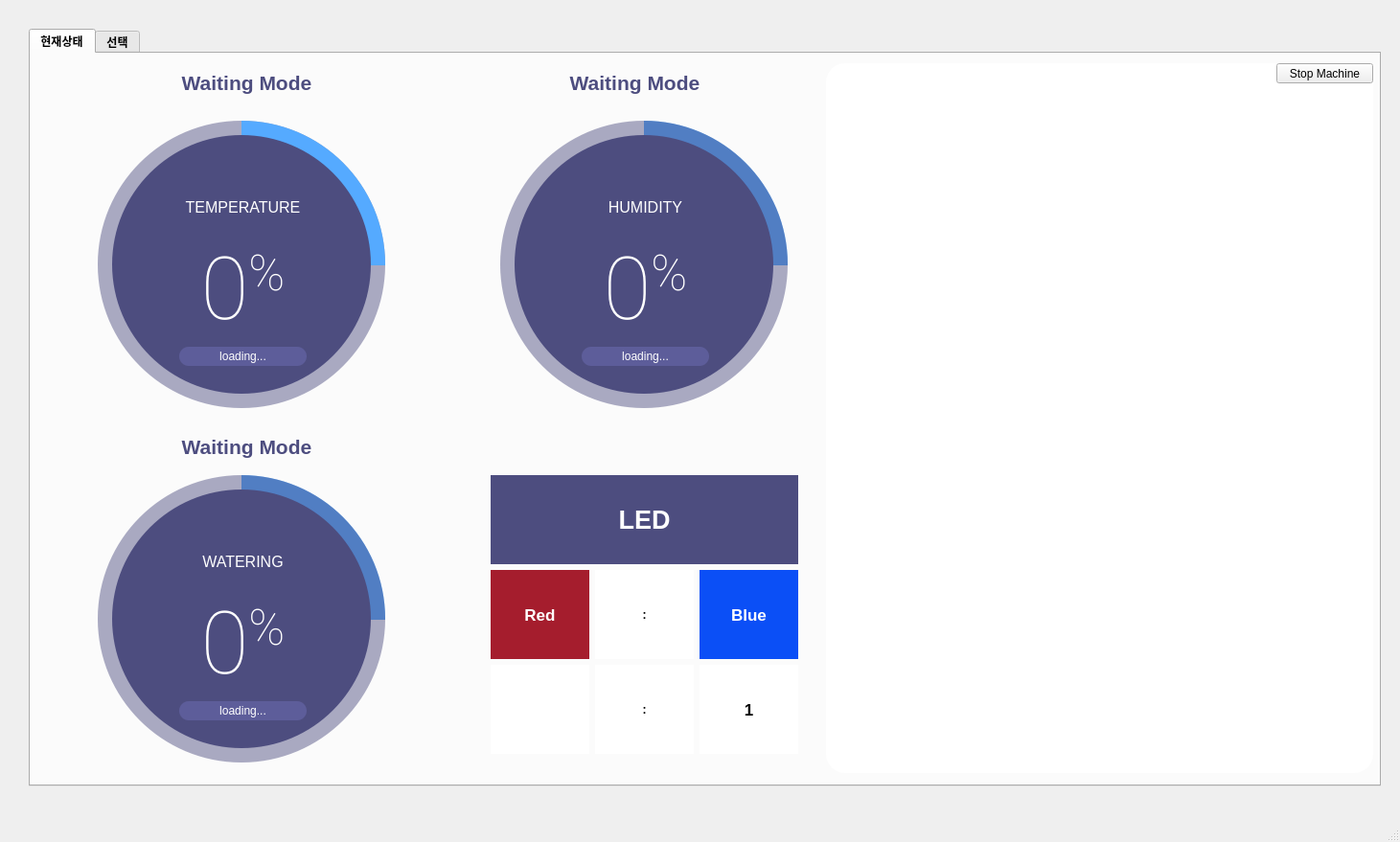
<?xml version="1.0" encoding="UTF-8"?>
<ui version="4.0">
 <class>MainWindow</class>
 <widget class="QMainWindow" name="MainWindow">
  <property name="geometry">
   <rect>
    <x>0</x>
    <y>0</y>
    <width>1461</width>
    <height>879</height>
   </rect>
  </property>
  <property name="windowTitle">
   <string>MainWindow</string>
  </property>
  <widget class="QWidget" name="centralwidget">
   <widget class="QTabWidget" name="tabWidget">
    <property name="geometry">
     <rect>
      <x>30</x>
      <y>30</y>
      <width>1411</width>
      <height>791</height>
     </rect>
    </property>
    <property name="font">
     <font>
      <weight>75</weight>
      <bold>true</bold>
     </font>
    </property>
    <property name="styleSheet">
     <string notr="true"/>
    </property>
    <property name="currentIndex">
     <number>0</number>
    </property>
    <widget class="QWidget" name="tab">
     <property name="styleSheet">
      <string notr="true"/>
     </property>
     <attribute name="title">
      <string>현재상태</string>
     </attribute>
     <widget class="QLabel" name="LB_camera">
      <property name="geometry">
       <rect>
        <x>830</x>
        <y>10</y>
        <width>571</width>
        <height>741</height>
       </rect>
      </property>
      <property name="styleSheet">
       <string notr="true">background-color:white;
border-radius: 20px;</string>
      </property>
      <property name="frameShape">
       <enum>QFrame::StyledPanel</enum>
      </property>
      <property name="text">
       <string/>
      </property>
     </widget>
     <widget class="QPushButton" name="endBtn">
      <property name="geometry">
       <rect>
        <x>1300</x>
        <y>10</y>
        <width>101</width>
        <height>21</height>
       </rect>
      </property>
      <property name="styleSheet">
       <string notr="true">background-color:light gray;
</string>
      </property>
      <property name="text">
       <string>Stop Machine</string>
      </property>
     </widget>
     <widget class="QFrame" name="circularProgressBarBase">
      <property name="geometry">
       <rect>
        <x>60</x>
        <y>60</y>
        <width>320</width>
        <height>320</height>
       </rect>
      </property>
      <property name="frameShape">
       <enum>QFrame::NoFrame</enum>
      </property>
      <property name="frameShadow">
       <enum>QFrame::Raised</enum>
      </property>
      <widget class="QFrame" name="circularProgress">
       <property name="geometry">
        <rect>
         <x>10</x>
         <y>10</y>
         <width>300</width>
         <height>300</height>
        </rect>
       </property>
       <property name="styleSheet">
        <string notr="true">QFrame{
	border-radius: 150px;
	background-color: qconicalgradient(cx:0.5, cy:0.5, angle:90, stop:0.749 rgba(255, 0, 127, 0), stop:0.750 rgba(85, 170, 255, 255));
}</string>
       </property>
       <property name="frameShape">
        <enum>QFrame::NoFrame</enum>
       </property>
       <property name="frameShadow">
        <enum>QFrame::Raised</enum>
       </property>
      </widget>
      <widget class="QFrame" name="circularBg">
       <property name="geometry">
        <rect>
         <x>10</x>
         <y>10</y>
         <width>300</width>
         <height>300</height>
        </rect>
       </property>
       <property name="styleSheet">
        <string notr="true">QFrame{
	border-radius: 150px;
	background-color: rgba(77, 77, 127, 120);
}</string>
       </property>
       <property name="frameShape">
        <enum>QFrame::NoFrame</enum>
       </property>
       <property name="frameShadow">
        <enum>QFrame::Raised</enum>
       </property>
      </widget>
      <widget class="QFrame" name="container">
       <property name="geometry">
        <rect>
         <x>25</x>
         <y>25</y>
         <width>270</width>
         <height>270</height>
        </rect>
       </property>
       <property name="styleSheet">
        <string notr="true">QFrame{
	border-radius: 135px;
	background-color: rgb(77, 77, 127);
}</string>
       </property>
       <property name="frameShape">
        <enum>QFrame::NoFrame</enum>
       </property>
       <property name="frameShadow">
        <enum>QFrame::Raised</enum>
       </property>
       <widget class="QWidget" name="layoutWidget">
        <property name="geometry">
         <rect>
          <x>30</x>
          <y>50</y>
          <width>213</width>
          <height>191</height>
         </rect>
        </property>
        <layout class="QGridLayout" name="gridLayout">
         <item row="2" column="0">
          <widget class="QLabel" name="tempGoal">
           <property name="minimumSize">
            <size>
             <width>0</width>
             <height>20</height>
            </size>
           </property>
           <property name="maximumSize">
            <size>
             <width>16777215</width>
             <height>20</height>
            </size>
           </property>
           <property name="font">
            <font>
             <family>Segoe UI</family>
             <pointsize>9</pointsize>
            </font>
           </property>
           <property name="styleSheet">
            <string notr="true">QLabel{
	border-radius: 10px;	
	background-color: rgb(93, 93, 154);
	color: #FFFFFF;
	margin-left: 40px;
	margin-right: 40px;
}</string>
           </property>
           <property name="frameShape">
            <enum>QFrame::NoFrame</enum>
           </property>
           <property name="text">
            <string>loading...</string>
           </property>
           <property name="alignment">
            <set>Qt::AlignCenter</set>
           </property>
          </widget>
         </item>
         <item row="1" column="0">
          <widget class="QLabel" name="labelPercentage">
           <property name="font">
            <font>
             <family>Roboto Thin</family>
             <pointsize>68</pointsize>
            </font>
           </property>
           <property name="styleSheet">
            <string notr="true">background-color: none;
color: #FFFFFF</string>
           </property>
           <property name="text">
            <string>&lt;p&gt;&lt;span style=&quot; font-size:68pt;&quot;&gt;0&lt;/span&gt;&lt;span style=&quot; font-size:58pt; vertical-align:super;&quot;&gt;%&lt;/span&gt;&lt;/p&gt;</string>
           </property>
           <property name="alignment">
            <set>Qt::AlignCenter</set>
           </property>
          </widget>
         </item>
         <item row="0" column="0">
          <widget class="QLabel" name="labelTitle">
           <property name="font">
            <font>
             <family>Segoe UI</family>
             <pointsize>12</pointsize>
            </font>
           </property>
           <property name="styleSheet">
            <string notr="true">background-color: none;
color: #FFFFFF</string>
           </property>
           <property name="text">
            <string>&lt;html&gt;&lt;head/&gt;&lt;body&gt;&lt;p&gt;TEMPERATURE&lt;/p&gt;&lt;/body&gt;&lt;/html&gt;</string>
           </property>
           <property name="alignment">
            <set>Qt::AlignCenter</set>
           </property>
          </widget>
         </item>
        </layout>
       </widget>
      </widget>
      <zorder>circularBg</zorder>
      <zorder>circularProgress</zorder>
      <zorder>container</zorder>
     </widget>
     <widget class="QLabel" name="tempWork">
      <property name="geometry">
       <rect>
        <x>150</x>
        <y>10</y>
        <width>151</width>
        <height>41</height>
       </rect>
      </property>
      <property name="font">
       <font>
        <pointsize>16</pointsize>
        <weight>75</weight>
        <bold>true</bold>
       </font>
      </property>
      <property name="styleSheet">
       <string notr="true">color:rgb(77, 77, 127);</string>
      </property>
      <property name="text">
       <string>Waiting Mode</string>
      </property>
      <property name="alignment">
       <set>Qt::AlignCenter</set>
      </property>
     </widget>
     <widget class="QFrame" name="circularProgressBarBase_2">
      <property name="geometry">
       <rect>
        <x>480</x>
        <y>60</y>
        <width>320</width>
        <height>320</height>
       </rect>
      </property>
      <property name="frameShape">
       <enum>QFrame::NoFrame</enum>
      </property>
      <property name="frameShadow">
       <enum>QFrame::Raised</enum>
      </property>
      <widget class="QFrame" name="circularProgress2">
       <property name="geometry">
        <rect>
         <x>10</x>
         <y>10</y>
         <width>300</width>
         <height>300</height>
        </rect>
       </property>
       <property name="styleSheet">
        <string notr="true">QFrame{
	border-radius: 150px;
	background-color: qconicalgradient(cx:0.5, cy:0.5, angle:90, stop:0.749 rgba(255, 0, 127, 0), stop:0.750 rgba(85, 170, 255, 255));
}</string>
       </property>
       <property name="frameShape">
        <enum>QFrame::NoFrame</enum>
       </property>
       <property name="frameShadow">
        <enum>QFrame::Raised</enum>
       </property>
      </widget>
      <widget class="QFrame" name="circularBg_2">
       <property name="geometry">
        <rect>
         <x>10</x>
         <y>10</y>
         <width>300</width>
         <height>300</height>
        </rect>
       </property>
       <property name="styleSheet">
        <string notr="true">QFrame{
	border-radius: 150px;
	background-color: rgba(77, 77, 127, 120);
}</string>
       </property>
       <property name="frameShape">
        <enum>QFrame::NoFrame</enum>
       </property>
       <property name="frameShadow">
        <enum>QFrame::Raised</enum>
       </property>
      </widget>
      <widget class="QFrame" name="container_2">
       <property name="geometry">
        <rect>
         <x>25</x>
         <y>25</y>
         <width>270</width>
         <height>270</height>
        </rect>
       </property>
       <property name="styleSheet">
        <string notr="true">QFrame{
	border-radius: 135px;
	background-color: rgb(77, 77, 127);
}</string>
       </property>
       <property name="frameShape">
        <enum>QFrame::NoFrame</enum>
       </property>
       <property name="frameShadow">
        <enum>QFrame::Raised</enum>
       </property>
       <widget class="QWidget" name="layoutWidget_2">
        <property name="geometry">
         <rect>
          <x>30</x>
          <y>50</y>
          <width>213</width>
          <height>191</height>
         </rect>
        </property>
        <layout class="QGridLayout" name="gridLayout_2">
         <item row="2" column="0">
          <widget class="QLabel" name="humGoal">
           <property name="minimumSize">
            <size>
             <width>0</width>
             <height>20</height>
            </size>
           </property>
           <property name="maximumSize">
            <size>
             <width>16777215</width>
             <height>20</height>
            </size>
           </property>
           <property name="font">
            <font>
             <family>Segoe UI</family>
             <pointsize>9</pointsize>
            </font>
           </property>
           <property name="styleSheet">
            <string notr="true">QLabel{
	border-radius: 10px;	
	background-color: rgb(93, 93, 154);
	color: #FFFFFF;
	margin-left: 40px;
	margin-right: 40px;
}</string>
           </property>
           <property name="frameShape">
            <enum>QFrame::NoFrame</enum>
           </property>
           <property name="text">
            <string>loading...</string>
           </property>
           <property name="alignment">
            <set>Qt::AlignCenter</set>
           </property>
          </widget>
         </item>
         <item row="1" column="0">
          <widget class="QLabel" name="labelPercentage2">
           <property name="font">
            <font>
             <family>Roboto Thin</family>
             <pointsize>68</pointsize>
            </font>
           </property>
           <property name="styleSheet">
            <string notr="true">background-color: none;
color: #FFFFFF</string>
           </property>
           <property name="text">
            <string>&lt;p&gt;&lt;span style=&quot; font-size:68pt;&quot;&gt;0&lt;/span&gt;&lt;span style=&quot; font-size:58pt; vertical-align:super;&quot;&gt;%&lt;/span&gt;&lt;/p&gt;</string>
           </property>
           <property name="alignment">
            <set>Qt::AlignCenter</set>
           </property>
          </widget>
         </item>
         <item row="0" column="0">
          <widget class="QLabel" name="labelTitle_2">
           <property name="font">
            <font>
             <family>Segoe UI</family>
             <pointsize>12</pointsize>
            </font>
           </property>
           <property name="styleSheet">
            <string notr="true">background-color: none;
color: #FFFFFF</string>
           </property>
           <property name="text">
            <string>&lt;html&gt;&lt;head/&gt;&lt;body&gt;&lt;p&gt;HUMIDITY&lt;/p&gt;&lt;/body&gt;&lt;/html&gt;</string>
           </property>
           <property name="alignment">
            <set>Qt::AlignCenter</set>
           </property>
          </widget>
         </item>
        </layout>
       </widget>
      </widget>
     </widget>
     <widget class="QFrame" name="circularProgressBarBase_3">
      <property name="geometry">
       <rect>
        <x>60</x>
        <y>430</y>
        <width>320</width>
        <height>320</height>
       </rect>
      </property>
      <property name="frameShape">
       <enum>QFrame::NoFrame</enum>
      </property>
      <property name="frameShadow">
       <enum>QFrame::Raised</enum>
      </property>
      <widget class="QFrame" name="circularProgress3">
       <property name="geometry">
        <rect>
         <x>10</x>
         <y>10</y>
         <width>300</width>
         <height>300</height>
        </rect>
       </property>
       <property name="styleSheet">
        <string notr="true">QFrame{
	border-radius: 150px;
	background-color: qconicalgradient(cx:0.5, cy:0.5, angle:90, stop:0.749 rgba(255, 0, 127, 0), stop:0.750 rgba(85, 170, 255, 255));
}</string>
       </property>
       <property name="frameShape">
        <enum>QFrame::NoFrame</enum>
       </property>
       <property name="frameShadow">
        <enum>QFrame::Raised</enum>
       </property>
      </widget>
      <widget class="QFrame" name="circularBg_5">
       <property name="geometry">
        <rect>
         <x>10</x>
         <y>10</y>
         <width>300</width>
         <height>300</height>
        </rect>
       </property>
       <property name="styleSheet">
        <string notr="true">QFrame{
	border-radius: 150px;
	background-color: rgba(77, 77, 127, 120);
}</string>
       </property>
       <property name="frameShape">
        <enum>QFrame::NoFrame</enum>
       </property>
       <property name="frameShadow">
        <enum>QFrame::Raised</enum>
       </property>
      </widget>
      <widget class="QFrame" name="container_5">
       <property name="geometry">
        <rect>
         <x>25</x>
         <y>25</y>
         <width>270</width>
         <height>270</height>
        </rect>
       </property>
       <property name="styleSheet">
        <string notr="true">QFrame{
	border-radius: 135px;
	background-color: rgb(77, 77, 127);
}</string>
       </property>
       <property name="frameShape">
        <enum>QFrame::NoFrame</enum>
       </property>
       <property name="frameShadow">
        <enum>QFrame::Raised</enum>
       </property>
       <widget class="QWidget" name="layoutWidget_5">
        <property name="geometry">
         <rect>
          <x>30</x>
          <y>50</y>
          <width>213</width>
          <height>191</height>
         </rect>
        </property>
        <layout class="QGridLayout" name="gridLayout_5">
         <item row="2" column="0">
          <widget class="QLabel" name="moistGoal">
           <property name="minimumSize">
            <size>
             <width>0</width>
             <height>20</height>
            </size>
           </property>
           <property name="maximumSize">
            <size>
             <width>16777215</width>
             <height>20</height>
            </size>
           </property>
           <property name="font">
            <font>
             <family>Segoe UI</family>
             <pointsize>9</pointsize>
            </font>
           </property>
           <property name="styleSheet">
            <string notr="true">QLabel{
	border-radius: 10px;	
	background-color: rgb(93, 93, 154);
	color: #FFFFFF;
	margin-left: 40px;
	margin-right: 40px;
}</string>
           </property>
           <property name="frameShape">
            <enum>QFrame::NoFrame</enum>
           </property>
           <property name="text">
            <string>loading...</string>
           </property>
           <property name="alignment">
            <set>Qt::AlignCenter</set>
           </property>
          </widget>
         </item>
         <item row="1" column="0">
          <widget class="QLabel" name="labelPercentage3">
           <property name="font">
            <font>
             <family>Roboto Thin</family>
             <pointsize>68</pointsize>
            </font>
           </property>
           <property name="styleSheet">
            <string notr="true">background-color: none;
color: #FFFFFF</string>
           </property>
           <property name="text">
            <string>&lt;p&gt;&lt;span style=&quot; font-size:68pt;&quot;&gt;0&lt;/span&gt;&lt;span style=&quot; font-size:58pt; vertical-align:super;&quot;&gt;%&lt;/span&gt;&lt;/p&gt;</string>
           </property>
           <property name="alignment">
            <set>Qt::AlignCenter</set>
           </property>
          </widget>
         </item>
         <item row="0" column="0">
          <widget class="QLabel" name="labelTitle_5">
           <property name="font">
            <font>
             <family>Segoe UI</family>
             <pointsize>12</pointsize>
            </font>
           </property>
           <property name="styleSheet">
            <string notr="true">background-color: none;
color: #FFFFFF</string>
           </property>
           <property name="text">
            <string>&lt;html&gt;&lt;head/&gt;&lt;body&gt;&lt;p&gt;WATERING&lt;/p&gt;&lt;/body&gt;&lt;/html&gt;</string>
           </property>
           <property name="alignment">
            <set>Qt::AlignCenter</set>
           </property>
          </widget>
         </item>
        </layout>
       </widget>
      </widget>
     </widget>
     <widget class="QLabel" name="humWork">
      <property name="geometry">
       <rect>
        <x>560</x>
        <y>10</y>
        <width>141</width>
        <height>41</height>
       </rect>
      </property>
      <property name="font">
       <font>
        <pointsize>16</pointsize>
        <weight>75</weight>
        <bold>true</bold>
       </font>
      </property>
      <property name="styleSheet">
       <string notr="true">color:rgb(77, 77, 127);</string>
      </property>
      <property name="text">
       <string>Waiting Mode</string>
      </property>
      <property name="alignment">
       <set>Qt::AlignCenter</set>
      </property>
     </widget>
     <widget class="QLabel" name="moistWork">
      <property name="geometry">
       <rect>
        <x>150</x>
        <y>390</y>
        <width>151</width>
        <height>41</height>
       </rect>
      </property>
      <property name="font">
       <font>
        <pointsize>16</pointsize>
        <weight>75</weight>
        <bold>true</bold>
       </font>
      </property>
      <property name="styleSheet">
       <string notr="true">color:rgb(77, 77, 127);</string>
      </property>
      <property name="text">
       <string>Waiting Mode</string>
      </property>
      <property name="alignment">
       <set>Qt::AlignCenter</set>
      </property>
     </widget>
     <widget class="QWidget" name="verticalLayoutWidget_4">
      <property name="geometry">
       <rect>
        <x>480</x>
        <y>440</y>
        <width>321</width>
        <height>291</height>
       </rect>
      </property>
      <layout class="QVBoxLayout" name="vl1_4" stretch="0,0,0">
       <item>
        <widget class="QLabel" name="ledLabel">
         <property name="font">
          <font>
           <pointsize>20</pointsize>
           <weight>75</weight>
           <bold>true</bold>
          </font>
         </property>
         <property name="styleSheet">
          <string notr="true">QFrame{
	border-radius: 135px;
	background-color: rgb(77, 77, 127);
	color:white;
}</string>
         </property>
         <property name="text">
          <string>LED</string>
         </property>
         <property name="alignment">
          <set>Qt::AlignCenter</set>
         </property>
        </widget>
       </item>
       <item>
        <layout class="QHBoxLayout" name="horizontalLayout_3">
         <item>
          <widget class="QLabel" name="redLabel">
           <property name="font">
            <font>
             <pointsize>13</pointsize>
             <weight>75</weight>
             <bold>true</bold>
            </font>
           </property>
           <property name="styleSheet">
            <string notr="true">color: white;
background-color: rgb(165, 29, 45);</string>
           </property>
           <property name="text">
            <string>Red</string>
           </property>
           <property name="alignment">
            <set>Qt::AlignCenter</set>
           </property>
          </widget>
         </item>
         <item>
          <widget class="QLabel" name="colonLabel2">
           <property name="font">
            <font>
             <weight>75</weight>
             <bold>true</bold>
            </font>
           </property>
           <property name="styleSheet">
            <string notr="true">color:black;
background-color: white;</string>
           </property>
           <property name="text">
            <string>:</string>
           </property>
           <property name="alignment">
            <set>Qt::AlignCenter</set>
           </property>
          </widget>
         </item>
         <item>
          <widget class="QLabel" name="blueLabel">
           <property name="font">
            <font>
             <pointsize>13</pointsize>
             <weight>75</weight>
             <bold>true</bold>
            </font>
           </property>
           <property name="styleSheet">
            <string notr="true">color: white;
background-color: rgb(11, 79, 246);</string>
           </property>
           <property name="text">
            <string>Blue</string>
           </property>
           <property name="alignment">
            <set>Qt::AlignCenter</set>
           </property>
          </widget>
         </item>
        </layout>
       </item>
       <item>
        <layout class="QHBoxLayout" name="horizontalLayout_2">
         <item>
          <widget class="QLabel" name="redRate">
           <property name="font">
            <font>
             <pointsize>13</pointsize>
             <weight>75</weight>
             <bold>true</bold>
            </font>
           </property>
           <property name="styleSheet">
            <string notr="true">color:black;
background-color: white;</string>
           </property>
           <property name="text">
            <string/>
           </property>
           <property name="alignment">
            <set>Qt::AlignCenter</set>
           </property>
          </widget>
         </item>
         <item>
          <widget class="QLabel" name="colonLabel">
           <property name="font">
            <font>
             <weight>75</weight>
             <bold>true</bold>
            </font>
           </property>
           <property name="styleSheet">
            <string notr="true">color:black;
background-color: white;</string>
           </property>
           <property name="text">
            <string>:</string>
           </property>
           <property name="alignment">
            <set>Qt::AlignCenter</set>
           </property>
          </widget>
         </item>
         <item>
          <widget class="QLabel" name="blueRate">
           <property name="font">
            <font>
             <pointsize>13</pointsize>
             <weight>75</weight>
             <bold>true</bold>
            </font>
           </property>
           <property name="styleSheet">
            <string notr="true">color:black;
background-color: white;</string>
           </property>
           <property name="text">
            <string>1</string>
           </property>
           <property name="alignment">
            <set>Qt::AlignCenter</set>
           </property>
          </widget>
         </item>
        </layout>
       </item>
      </layout>
     </widget>
    </widget>
    <widget class="QWidget" name="selectionTab">
     <property name="styleSheet">
      <string notr="true">background-color: rgb(77, 77, 127);</string>
     </property>
     <attribute name="title">
      <string>선택</string>
     </attribute>
     <widget class="QPushButton" name="addBtn">
      <property name="geometry">
       <rect>
        <x>170</x>
        <y>680</y>
        <width>121</width>
        <height>41</height>
       </rect>
      </property>
      <property name="styleSheet">
       <string notr="true">background-color: white;</string>
      </property>
      <property name="text">
       <string>추가</string>
      </property>
     </widget>
     <widget class="QPushButton" name="deleteBtn">
      <property name="geometry">
       <rect>
        <x>20</x>
        <y>680</y>
        <width>121</width>
        <height>41</height>
       </rect>
      </property>
      <property name="styleSheet">
       <string notr="true">background-color: white;</string>
      </property>
      <property name="text">
       <string>삭제</string>
      </property>
     </widget>
     <widget class="QPushButton" name="applyBtn">
      <property name="geometry">
       <rect>
        <x>1270</x>
        <y>680</y>
        <width>121</width>
        <height>41</height>
       </rect>
      </property>
      <property name="styleSheet">
       <string notr="true">background-color: white;</string>
      </property>
      <property name="text">
       <string>적용</string>
      </property>
     </widget>
     <widget class="QTableWidget" name="tableWidget">
      <property name="geometry">
       <rect>
        <x>30</x>
        <y>60</y>
        <width>1361</width>
        <height>581</height>
       </rect>
      </property>
      <property name="styleSheet">
       <string notr="true">background-color:white;</string>
      </property>
     </widget>
    </widget>
   </widget>
  </widget>
  <widget class="QMenuBar" name="menubar">
   <property name="geometry">
    <rect>
     <x>0</x>
     <y>0</y>
     <width>1461</width>
     <height>22</height>
    </rect>
   </property>
  </widget>
  <widget class="QStatusBar" name="statusbar"/>
 </widget>
 <resources/>
 <connections/>
</ui>
